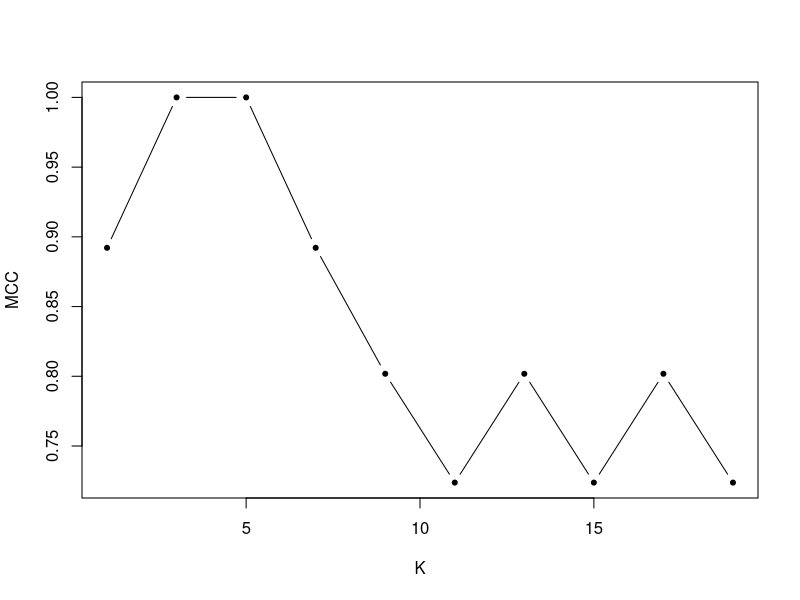

The R source for this figure:
#data1 = read.csv("C:\\Users\\Abhinav Raj\\Downloads\\Data sets\\breast-cancer-wisconsin.data",header = TRUE)
#-------------------------Reading data--------------------------------------------------------------------
x=data.matrix(iris[-c(1:50),])
y=x[sample(100,replace=FALSE),]
train=y[1:80,]
test=y[81:100,]
knn<-function(x,y,k){
  test_label=c()
  #--------------------- function will take train data,test data & k and will give the accuracy-----------
  for (i in 1:dim(y)[1]) {
    z=matrix( rep(y[i,],dim(x)[1]),dim(x)[1],byrow=T )
    d_vec=sqrt(rowSums((x[,-dim(x)[2]]-z[,-dim(z)[2]])^2))	#distance calculated
    n_vec=order(d_vec)[1:k]	#row index of nearest k training data sets
    
    #-----------------------if k=1 then we will get a vector which needs to converted into matrix---------
    if (k==1){
      compare_matrix=t(as.matrix(x[n_vec,]))
    }#END:if 
    
    else{
      compare_matrix= x[n_vec,]#the marix of k neareast training set data
    }#END:else
    #--------------------------------- got compare_matrix ---------------------------------------------- 
    tbl=table(compare_matrix[,dim(x)[2]])#making table of the species/labels 
    sort_table=sort(tbl)#sorted table
    final_label=names(sort_table[dim(tbl)])#final label for test data
    test_label[i]=as.numeric(final_label)
  }#END:for
  original_label= y[,dim(y)[2]]
  accuracy= (sum(original_label == test_label)/dim(y)[1])
#------------------------------------confusion matrix-----------------------------------------------------
  confusion_matrix=as.matrix(table(original_label,test_label))
  TP=confusion_matrix[1,1]
  FN=confusion_matrix[1,2]
  FP=confusion_matrix[2,1]
  TN=confusion_matrix[2,2]
  MCC= ((TP*TN)-(FP*FN))/(sqrt((TP+FP)*(TP+FN)*(TN+FP)*(TN+FN)))
  return(MCC)
  #return(confusion_matrix)
}#END:function
#--------------------plot between MCC and various K--------------------------------------------------------
aa=seq(1,19,by=2)
bb=c()
for(i in 1:length(aa)){
  bb[i]=knn(train,test,aa[i])
}
plot(aa,bb,type='b',pch=20,xlab="K",ylab="MCC")
